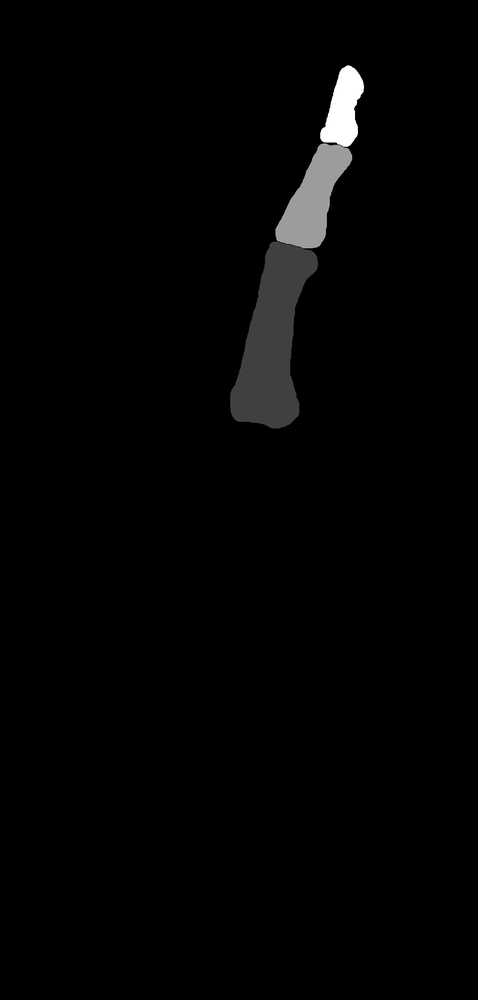
#> input picture Mask2WKT/example/input/example_mask.png, 478 x 1000 px, shrunk from 1003 x 2098 before the run
$ jupyter execute --allow-errors segmentation-mask-to-wkt.ipynb
#> lines starting #> are read from the running program, lines starting #| are printed output that depends on the picture
## Segmentation Mask to WKT

This notebook illustrates an example to extract segmentation geometries (polygons) in WKT format from a grayscale image mask.

This example uses:
- `PIL` library for image I/O
- `imatics` to extract mask geometry coordinates
- `shapely` for post-processing extracted polygons and exporting into WKT format

You can dump extracted mask segmentations as a json file.
Extracted WKTs are visualized on the base image to verify successful extraction at the end.
The WKTs generated from this script will be formatted with absolute coordinates. To use
these geometries with Centaur products you must first convert them to relative coordinates.
Check out the coordinate conversion recpie (@TODO: link recipe) to perform the conversion.

[cell 1]
# imports
import numpy as np
from PIL import Image

import imantics
import shapely.wkt
import shapely.geometry
import shapely.validation

[cell 2]
BASE_IMAGE_FILE_PATH = './example/input/example_base.png'
MASK_IMAGE_FILE_PATH = './example/input/example_mask.png'

JSON_OUTPUT_PATH = './example/output/example_mask_wkt.json'

### extract wkt segmentations from mask_image

[cell 3]
# load image
mask_image = Image.open(MASK_IMAGE_FILE_PATH)
#> mask_image is the input picture: PIL image 478x1000 L; min 0, max 255, mean 3.7
# extract pixel_array
pixel_array = np.asarray(mask_image)
# identify mask pixels
distinct_pixels_values = np.unique(pixel_array)
#> distinct_pixels_values = 228 values from 0 to 255
mask_pixels = distinct_pixels_values[distinct_pixels_values.nonzero()]
#> mask_pixels = 227 values from 1 to 255

mask_segmentations = []
#> (the rest of this cell did not finish here and is left out)

[cell 4]
# dump extracted mask segmentations as json
import json
with open(JSON_OUTPUT_PATH, "w", encoding="utf-8") as fp:
    json.dump(mask_segmentations, fp, ensure_ascii=False, indent=4)

### visualize extracted wkts on base image

[cell 5]
from PIL import ImageDraw, ImageFont
from matplotlib import cm, font_manager

# load base image
base_image = Image.open(BASE_IMAGE_FILE_PATH)
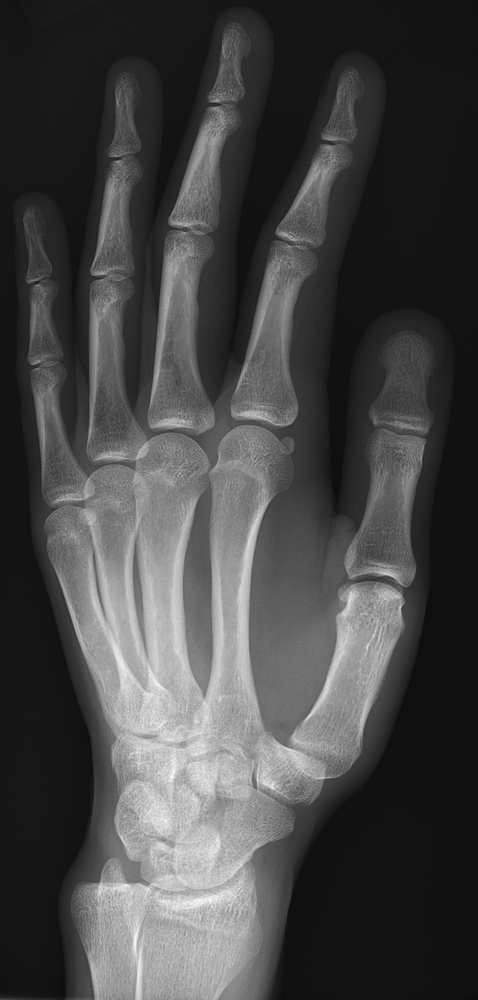
#> input picture Mask2WKT/example/input/example_base.png, 478 x 1000 px, shrunk from 1003 x 2098 before the run
#> base_image is the input picture: PIL image 478x1000 RGBA; mean R, G, B, A 70.5, 70.5, 70.5, 255
cmap = cm.get_cmap('hsv')
font = font_manager.FontProperties(family='sans-serif', weight='bold')
font = ImageFont.truetype(font_manager.findfont(font), 48)

# overlay mask
mask_overlay = base_image.copy()
for mask in mask_segmentations:
    poly_coords = list(shapely.wkt.loads(mask['mask_wkt']).exterior.coords)
    ImageDraw.Draw(mask_overlay).polygon(poly_coords, outline = cmap(mask["mask_pixel"], bytes=True), width=2)

# show overlay
ImageDraw.Draw(base_image).text((100, 100), "Base Image", (255,255,255), font=font)
ImageDraw.Draw(mask_image := mask_image.convert("RGBA")).text((100, 100), "Mask Image", (255,255,255), font=font)
#> mask_image: PIL image 478x1000 RGBA
ImageDraw.Draw(mask_overlay).text((100, 100), "Mask Overlay", (255,255,255), font=font)
overlay_strip = Image.fromarray(np.hstack((np.array(base_image),
                                           np.array(mask_image),
                                           np.array(mask_overlay))))
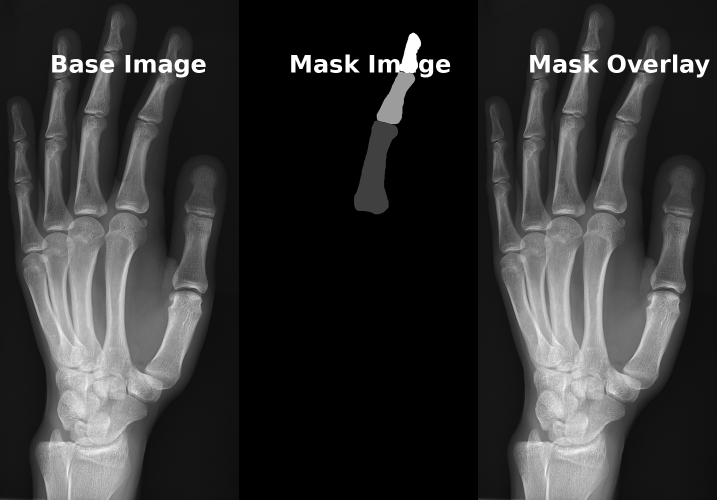
#> overlay_strip: PIL image 1434x1000 RGBA (shown at 1/2 size); mean R, G, B, A 50.7, 50.7, 50.7, 255
overlay_strip
